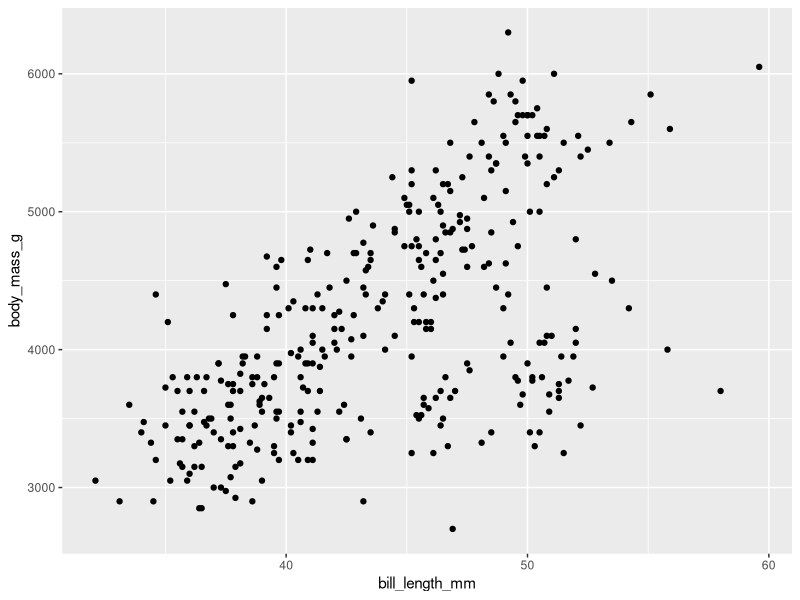
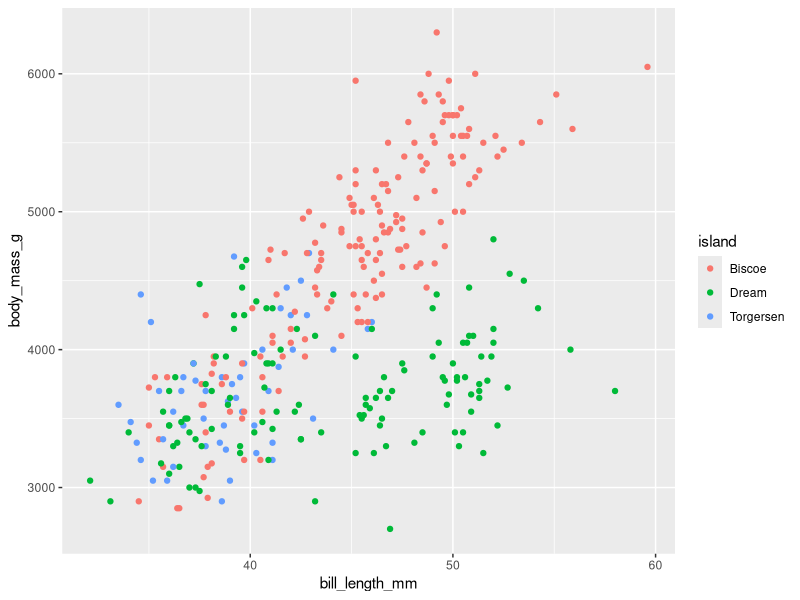

Write R code to recreate these figures, in order.
## ---- chunk 1

knitr::opts_chunk$set(echo = TRUE)

## ---- chunk 2

library(tidyverse)
library(palmerpenguins)

## ---- chunk 3

#making a new object/vector using the `penguins` dataset that is pre-built into the palmerpenguins package
penguins <- palmerpenguins::penguins

head(penguins)
#view the first few entries in your dataset

tail(penguins)
#view the last few entries

glimpse(penguins)
#view the structure of each variable/vector in the dataset

## ---- chunk 4

str(penguins)
#str is the baseR fucntion of the glimpse fucntion we used above

## ---- chunk 5

ggplot(data = penguins, 
       mapping = aes(x = bill_length_mm, y = body_mass_g)) +
  geom_point()

# using the tidyverse `pipe` to select our dataset and the ggplot `+` to add layers and specifications of plotting
# penguins %>% 
#   ggplot(aes(x = bill_length_mm, y = body_mass_g)) +
#   geom_point()

## ---- chunk 6

ggplot(data = penguins, 
       mapping = aes(x = bill_length_mm, y = body_mass_g, color = island)) +
  geom_point()

# using the tidyverse `pipe` to select our dataset and the ggplot `+` to add layers and specifications of plotting
# penguins %>% 
#   ggplot(aes(x = bill_length_mm, y = body_mass_g, colour = island)) +
#   geom_point()

